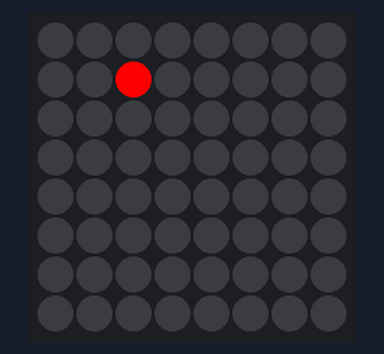
Simulated run of this program. Board: Raspberry Pi (BCM pin numbers) with a Sense HAT. Shown: the Sense HAT's 8×8 RGB LED matrix. At 9.5 s the program stops and its outputs stay as they are.

Above: at 0.1 s.
At 0.6 s:
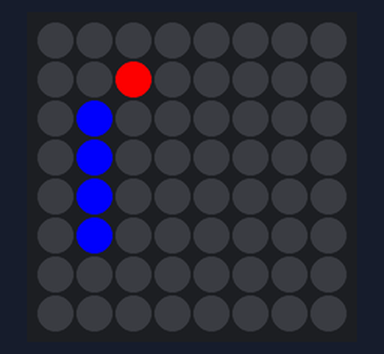
At 3.6 s:
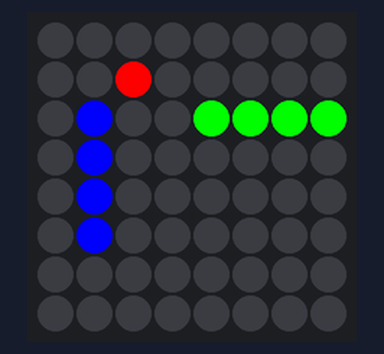
At 6.6 s:
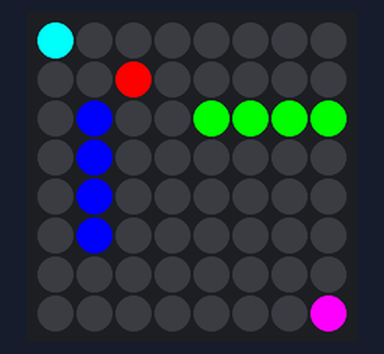

The program:

sense_hat_fun__1_.py
```python
#sense_hat_fun.py
from sense_hat import SenseHat
from time import sleep

def main():
    sense = SenseHat()
    sense.set_pixel(2,1,255,0,0) #x,y,red,green,blue
    sleep(0.5)
    sense.set_pixel(1,2,0,0,255)
    sense.set_pixel(1,3,0,0,255)
    sense.set_pixel(1,4,0,0,255)
    sense.set_pixel(1,5,0,0,255)
    sleep(3)
    sense.set_pixel(4,2,0,255,0)
    sense.set_pixel(5,2,0,255,0)
    sense.set_pixel(6,2,0,255,0)
    sense.set_pixel(7,2,0,255,0)
    sleep(3)
    sense.set_pixel(0,0,0,255,255) #cyan
    sense.set_pixel(7,7,255,0,255) #magenta
    sleep(3)
    sense.clear()

main()
```

Measured:
- what the display in image 1 shows lasts 3.0 s, from 0.5 s to 3.5 s
